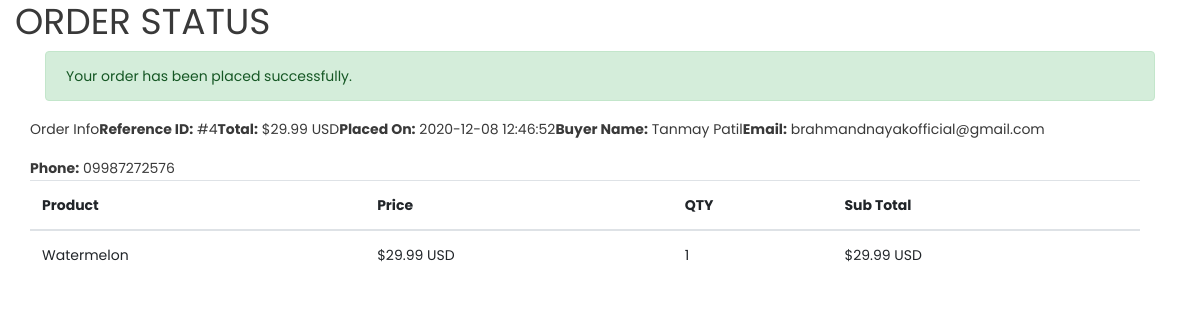
Screenshot of /orderSuccess.php?id=4 with the database file from the repository.
### tables this page shows
CREATE TABLE `orders` (
  `id` int(11) NOT NULL,
  `customer_id` int(11) NOT NULL,
  `grand_total` float(10,2) NOT NULL,
  `created` datetime NOT NULL,
  `status` enum('Pending','Completed','Cancelled') NOT NULL DEFAULT 'Pending'
);

CREATE TABLE `customers` (
  `id` int(11) NOT NULL,
  `first_name` varchar(25) NOT NULL,
  `last_name` varchar(25) NOT NULL,
  `email` varchar(50) NOT NULL,
  `phone` varchar(15) NOT NULL,
  `address` text NOT NULL,
  `postcode` int(11) NOT NULL,
  `city` varchar(15) NOT NULL,
  `state` varchar(15) NOT NULL,
  `country` varchar(25) NOT NULL,
  `order_notes` text NOT NULL,
  `created` datetime NOT NULL,
  `modified` datetime NOT NULL,
  `status` enum('1','0') NOT NULL DEFAULT '1' COMMENT '1=Active | 0=Inactive'
);

CREATE TABLE `order_items` (
  `id` int(11) NOT NULL,
  `order_id` int(11) NOT NULL,
  `product_id` int(11) NOT NULL,
  `quantity` int(5) NOT NULL
);

CREATE TABLE `products` (
  `id` int(11) NOT NULL,
  `name` varchar(200) NOT NULL,
  `description` text NOT NULL,
  `price` float(10,2) NOT NULL,
  `created` datetime NOT NULL,
  `modified` datetime NOT NULL,
  `status` enum('1','0') NOT NULL DEFAULT '1' COMMENT '1=Active | 0=Inactive',
  `img` text NOT NULL
);

### orderSuccess.php (the view, shortened to what this page needs)
<?php
require_once 'dbConfig.php';
$result = $db->query("SELECT r.*, c.first_name, c.last_name, c.email, c.phone FROM orders as r LEFT JOIN customers as c ON c.id = r.customer_id WHERE r.id = ".$_REQUEST['id']);
if($result->num_rows > 0){
    $orderInfo = $result->fetch_assoc();
}else{
    header("Location: index.php");
}
?>
<!DOCTYPE html>
<html lang="en">
<head>
<link href="assets/css/vendor/bootstrap.min.css" rel="stylesheet">
<link href="css/style.css" rel="stylesheet">
</head>
<body>
<div class="container">
    <h1>ORDER STATUS</h1>
    <div class="col-12">
        <?php if(!empty($orderInfo)){ ?>
            <div class="col-md-12">
                <div class="alert alert-success">Your order has been placed successfully.</div>
            </div>
            <div class="row col-lg-12 ord-addr-info">
                <div class="hdr">Order Info</div>
                <p><b>Reference ID:</b> #<?php echo $orderInfo['id']; ?></p>
                <p><b>Total:</b> <?php echo '$'.$orderInfo['grand_total'].' USD'; ?></p>
                <p><b>Placed On:</b> <?php echo $orderInfo['created']; ?></p>
                <p><b>Buyer Name:</b> <?php echo $orderInfo['first_name'].' '.$orderInfo['last_name']; ?></p>
                <p><b>Email:</b> <?php echo $orderInfo['email']; ?></p>
                <p><b>Phone:</b> <?php echo $orderInfo['phone']; ?></p>
            </div>
            <div class="row col-lg-12">
                <table class="table table-hover">
                    <thead>
                        <tr>
                            <th>Product</th>
                            <th>Price</th>
                            <th>QTY</th>
                            <th>Sub Total</th>
                        </tr>
                    </thead>
                    <tbody>
                        <?php
                        $result = $db->query("SELECT i.*, p.name, p.price FROM order_items as i LEFT JOIN products as p ON p.id = i.product_id WHERE i.order_id = ".$orderInfo['id']);
                        if($result->num_rows > 0){
                            while($item = $result->fetch_assoc()){
                                $price = $item["price"];
                                $quantity = $item["quantity"];
                                $sub_total = ($price*$quantity);
                        ?>
                        <tr>
                            <td><?php echo $item["name"]; ?></td>
                            <td><?php echo '$'.$price.' USD'; ?></td>
                            <td><?php echo $quantity; ?></td>
                            <td><?php echo '$'.$sub_total.' USD'; ?></td>
                        </tr>
                        <?php } } ?>
                    </tbody>
                </table>
            </div>
        <?php } else{ ?>
        <div class="col-md-12">
            <div class="alert alert-danger">Your order submission failed.</div>
        </div>
        <?php } ?>
    </div>
</div>
</body>
</html>

### rows the page displays
orders: id "4", grand_total "29.99", created "2020-12-08 12:46:52", customer.first_name "Tanmay", customer.last_name "Patil", customer.email "brahmandnayakofficial@gmail.com", customer.phone "09987272576"
order_items: product.name "Watermelon", product.price "29.99", quantity "1"
